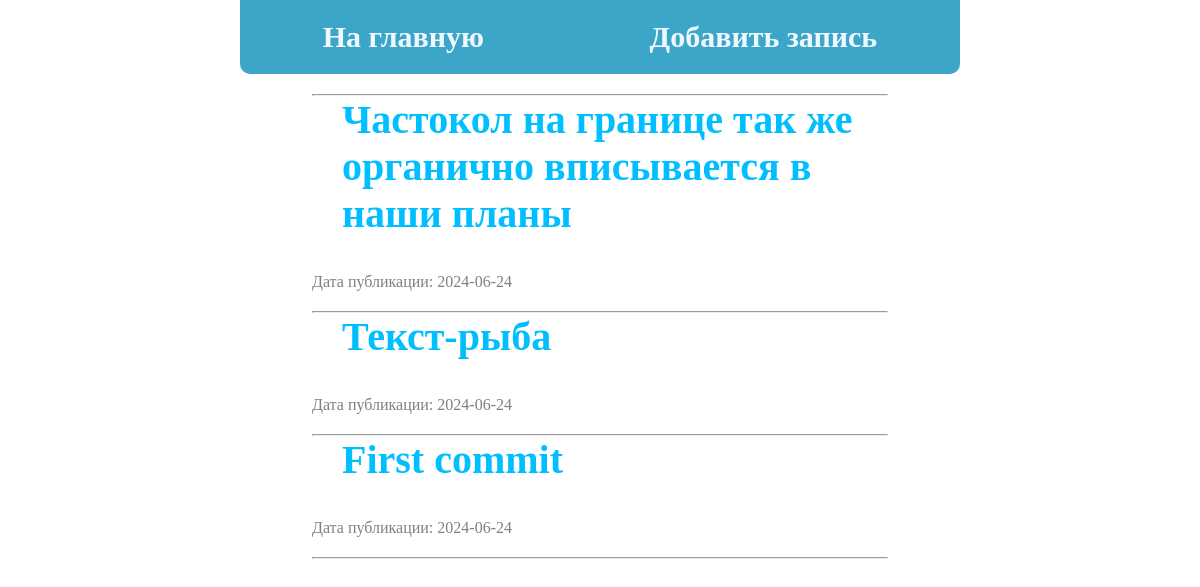
The page / on the database its author committed.
### tables this page shows
CREATE TABLE `posts` (
  `id` int(11) NOT NULL,
  `title` varchar(255) NOT NULL,
  `content` text NOT NULL,
  `created_at` date NOT NULL DEFAULT current_timestamp()
);

### Src/configs/dbconfig.php (called while the page is built)
<?php
return ['host' => 'localhost', 'dbname' => 'mini_blog', 'user' => 'root', 'password' => ''];

### Src/Db.php (called while the page is built, shortened)
<?php
class Db
{
    private $pdo;
    public function __construct() {
        $dataBaseConfig = require_once __DIR__ . '/configs/dbconfig.php';
        $this->pdo = new PDO('mysql:host=' . $dataBaseConfig['host'] . ';dbname=' . $dataBaseConfig['dbname'], $dataBaseConfig['user'],$dataBaseConfig['password']);
    }
    public function queryToReadAll()
    {
        $sql = "SELECT * FROM `posts`;";
        $sth = $this->pdo->prepare($sql);
        $result = $sth->execute();
        return $sth->fetchAll(PDO::FETCH_OBJ);
    }
}

### func.php (called while the page is built, shortened)
<?php
$db = new Db();

### index.php (the view, shortened to what this page needs)
<?php
require_once __DIR__ . '/func.php';
$content = $db->queryToReadAll();
?>
<?php require_once __DIR__ . '/Src/templates/header.php' ?>
    <section>
        <hr>
        <?php foreach(array_reverse($content) as $post):?>
        <h2><a href="/post.php?id=<?=$post->id?>"><?=$post->title?></a></h2>
        <p class="date">Дата публикации: <?=$post->created_at?></p>
        <hr>
        <?php endforeach; ?>
    </section>
<?php require_once __DIR__ . '/Src/templates/footer.php' ?>

### Src/templates/header.php (shortened to what this page needs)
<!DOCTYPE html>
<html lang="en">
<head>
    <link rel="stylesheet" href="/Src/styles/style.css">
</head>
<body>
    <header>
        <h2><a href="/index.php">На главную</a></h2>
        <h2><a href="/add.php">Добавить запись</a></h2>
    </header>

### Src/styles/style.css (style rules this page uses)
* { margin: 0; padding: 0; font-size: 30px; }
body { width: 60%; margin: 0 auto; }
header { display: flex; justify-content: space-around; padding: 20px 0; background-color: rgb(60, 166, 201); border-bottom-right-radius: 10px; border-bottom-left-radius: 10px; margin-bottom: 20px; }
header>h2>a { padding: 20px; text-decoration: none; color: aliceblue; transition: 0.3s; }
section { width: 80%; margin: 0 auto; }
section>h2 { margin-left: 30px; }
section>h2>a { font-size: 40px; text-decoration: none; color: rgb(0, 191, 255); transition: 0.7s; }
.date { color: grey; margin: 36px 0 20px 0; font-size: 16px; }

### rows shown on the page
posts: title "Частокол на границе так же органично вписывается в наши планы", created_at "2024-06-24"
posts: title "Текст-рыба", created_at "2024-06-24"
posts: title "First commit", created_at "2024-06-24"
